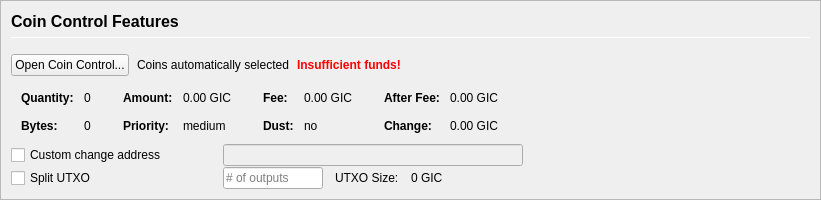
         <widget class="QFrame" name="frameCoinControl">
          <property name="sizePolicy">
           <sizepolicy hsizetype="Expanding" vsizetype="Expanding">
            <horstretch>0</horstretch>
            <verstretch>0</verstretch>
           </sizepolicy>
          </property>
          <property name="maximumSize">
           <size>
            <width>16777215</width>
            <height>16777215</height>
           </size>
          </property>
          <property name="frameShape">
           <enum>QFrame::StyledPanel</enum>
          </property>
          <property name="frameShadow">
           <enum>QFrame::Sunken</enum>
          </property>
          <layout class="QVBoxLayout" name="verticalLayoutCoinControl2">
           <property name="spacing">
            <number>0</number>
           </property>
           <property name="margin">
            <number>0</number>
           </property>
           <item>
            <widget class="QFrame" name="frameCoinControl_BG">
             <layout class="QVBoxLayout" name="verticalLayoutCoinControl" stretch="0,0,0,0,0,0">
              <property name="spacing">
               <number>1</number>
              </property>
              <property name="leftMargin">
               <number>10</number>
              </property>
              <property name="topMargin">
               <number>10</number>
              </property>
              <item>
               <layout class="QHBoxLayout" name="horizontalLayoutCoinControl1">
                <property name="bottomMargin">
                 <number>15</number>
                </property>
                <item>
                 <layout class="QVBoxLayout" name="verticalLayout_3">
                  <property name="spacing">
                   <number>6</number>
                  </property>
                  <item>
                   <widget class="QLabel" name="labelCoinControlFeatures">
                    <property name="sizePolicy">
                     <sizepolicy hsizetype="Preferred" vsizetype="Maximum">
                      <horstretch>0</horstretch>
                      <verstretch>0</verstretch>
                     </sizepolicy>
                    </property>
                    <property name="minimumSize">
                     <size>
                      <width>0</width>
                      <height>20</height>
                     </size>
                    </property>
                    <property name="font">
                     <font>
                      <pointsize>12</pointsize>
                      <weight>75</weight>
                      <bold>true</bold>
                     </font>
                    </property>
                    <property name="styleSheet">
                     <string notr="true">font-weight:bold;</string>
                    </property>
                    <property name="text">
                     <string>Coin Control Features</string>
                    </property>
                   </widget>
                  </item>
                  <item>
                   <widget class="Line" name="line">
                    <property name="minimumSize">
                     <size>
                      <width>0</width>
                      <height>1</height>
                     </size>
                    </property>
                    <property name="maximumSize">
                     <size>
                      <width>16777215</width>
                      <height>1</height>
                     </size>
                    </property>
                    <property name="orientation">
                     <enum>Qt::Horizontal</enum>
                    </property>
                   </widget>
                  </item>
                 </layout>
                </item>
               </layout>
              </item>
              <item>
               <layout class="QHBoxLayout" name="horizontalLayoutCoinControl2" stretch="0,0,0,0">
                <property name="spacing">
                 <number>8</number>
                </property>
                <property name="bottomMargin">
                 <number>10</number>
                </property>
                <item>
                 <widget class="QPushButton" name="pushButtonCoinControl">
                  <property name="styleSheet">
                   <string notr="true"/>
                  </property>
                  <property name="text">
                   <string>Open Coin Control...</string>
                  </property>
                  <property name="autoDefault">
                   <bool>false</bool>
                  </property>
                 </widget>
                </item>
                <item>
                 <widget class="QLabel" name="labelCoinControlAutomaticallySelected">
                  <property name="text">
                   <string>Coins automatically selected</string>
                  </property>
                  <property name="margin">
                   <number>5</number>
                  </property>
                 </widget>
                </item>
                <item>
                 <widget class="QLabel" name="labelCoinControlInsuffFunds">
                  <property name="font">
                   <font>
                    <weight>75</weight>
                    <bold>true</bold>
                   </font>
                  </property>
                  <property name="styleSheet">
                   <string notr="true">color:red;font-weight:bold;</string>
                  </property>
                  <property name="text">
                   <string>Insufficient funds!</string>
                  </property>
                  <property name="margin">
                   <number>5</number>
                  </property>
                 </widget>
                </item>
                <item>
                 <spacer name="horizontalSpacerCoinControl">
                  <property name="orientation">
                   <enum>Qt::Horizontal</enum>
                  </property>
                  <property name="sizeHint" stdset="0">
                   <size>
                    <width>40</width>
                    <height>1</height>
                   </size>
                  </property>
                 </spacer>
                </item>
               </layout>
              </item>
              <item>
               <widget class="QWidget" name="widgetCoinControl" native="true">
                <property name="sizePolicy">
                 <sizepolicy hsizetype="Preferred" vsizetype="Preferred">
                  <horstretch>0</horstretch>
                  <verstretch>0</verstretch>
                 </sizepolicy>
                </property>
                <property name="minimumSize">
                 <size>
                  <width>0</width>
                  <height>0</height>
                 </size>
                </property>
                <property name="styleSheet">
                 <string notr="true"/>
                </property>
                <layout class="QHBoxLayout" name="horizontalLayoutCoinControl5">
                 <property name="margin">
                  <number>0</number>
                 </property>
                 <item>
                  <layout class="QHBoxLayout" name="horizontalLayoutCoinControl3" stretch="0,0,0,1">
                   <property name="spacing">
                    <number>20</number>
                   </property>
                   <property name="topMargin">
                    <number>0</number>
                   </property>
                   <property name="bottomMargin">
                    <number>10</number>
                   </property>
                   <item>
                    <layout class="QFormLayout" name="formLayoutCoinControl1">
                     <property name="horizontalSpacing">
                      <number>10</number>
                     </property>
                     <property name="verticalSpacing">
                      <number>14</number>
                     </property>
                     <property name="leftMargin">
                      <number>10</number>
                     </property>
                     <property name="topMargin">
                      <number>4</number>
                     </property>
                     <property name="rightMargin">
                      <number>6</number>
                     </property>
                     <item row="0" column="0">
                      <widget class="QLabel" name="labelCoinControlQuantityText">
                       <property name="font">
                        <font>
                         <weight>75</weight>
                         <bold>true</bold>
                        </font>
                       </property>
                       <property name="text">
                        <string>Quantity:</string>
                       </property>
                       <property name="margin">
                        <number>0</number>
                       </property>
                      </widget>
                     </item>
                     <item row="0" column="1">
                      <widget class="QLabel" name="labelCoinControlQuantity">
                       <property name="cursor">
                        <cursorShape>IBeamCursor</cursorShape>
                       </property>
                       <property name="contextMenuPolicy">
                        <enum>Qt::ActionsContextMenu</enum>
                       </property>
                       <property name="text">
                        <string notr="true">0</string>
                       </property>
                       <property name="margin">
                        <number>0</number>
                       </property>
                       <property name="textInteractionFlags">
                        <set>Qt::LinksAccessibleByMouse|Qt::TextSelectableByKeyboard|Qt::TextSelectableByMouse</set>
                       </property>
                      </widget>
                     </item>
                     <item row="1" column="0">
                      <widget class="QLabel" name="labelCoinControlBytesText">
                       <property name="font">
                        <font>
                         <weight>75</weight>
                         <bold>true</bold>
                        </font>
                       </property>
                       <property name="text">
                        <string>Bytes:</string>
                       </property>
                      </widget>
                     </item>
                     <item row="1" column="1">
                      <widget class="QLabel" name="labelCoinControlBytes">
                       <property name="cursor">
                        <cursorShape>IBeamCursor</cursorShape>
                       </property>
                       <property name="contextMenuPolicy">
                        <enum>Qt::ActionsContextMenu</enum>
                       </property>
                       <property name="text">
                        <string notr="true">0</string>
                       </property>
                       <property name="textInteractionFlags">
                        <set>Qt::LinksAccessibleByMouse|Qt::TextSelectableByKeyboard|Qt::TextSelectableByMouse</set>
                       </property>
                      </widget>
                     </item>
                    </layout>
                   </item>
                   <item>
                    <layout class="QFormLayout" name="formLayoutCoinControl2">
                     <property name="horizontalSpacing">
                      <number>10</number>
                     </property>
                     <property name="verticalSpacing">
                      <number>14</number>
                     </property>
                     <property name="leftMargin">
                      <number>6</number>
                     </property>
                     <property name="topMargin">
                      <number>4</number>
                     </property>
                     <property name="rightMargin">
                      <number>6</number>
                     </property>
                     <item row="0" column="0">
                      <widget class="QLabel" name="labelCoinControlAmountText">
                       <property name="font">
                        <font>
                         <weight>75</weight>
                         <bold>true</bold>
                        </font>
                       </property>
                       <property name="text">
                        <string>Amount:</string>
                       </property>
                       <property name="margin">
                        <number>0</number>
                       </property>
                      </widget>
                     </item>
                     <item row="0" column="1">
                      <widget class="QLabel" name="labelCoinControlAmount">
                       <property name="cursor">
                        <cursorShape>IBeamCursor</cursorShape>
                       </property>
                       <property name="contextMenuPolicy">
                        <enum>Qt::ActionsContextMenu</enum>
                       </property>
                       <property name="text">
                        <string notr="true">0.00 GIC</string>
                       </property>
                       <property name="textInteractionFlags">
                        <set>Qt::LinksAccessibleByMouse|Qt::TextSelectableByKeyboard|Qt::TextSelectableByMouse</set>
                       </property>
                      </widget>
                     </item>
                     <item row="1" column="0">
                      <widget class="QLabel" name="labelCoinControlPriorityText">
                       <property name="font">
                        <font>
                         <weight>75</weight>
                         <bold>true</bold>
                        </font>
                       </property>
                       <property name="text">
                        <string>Priority:</string>
                       </property>
                      </widget>
                     </item>
                     <item row="1" column="1">
                      <widget class="QLabel" name="labelCoinControlPriority">
                       <property name="cursor">
                        <cursorShape>IBeamCursor</cursorShape>
                       </property>
                       <property name="contextMenuPolicy">
                        <enum>Qt::ActionsContextMenu</enum>
                       </property>
                       <property name="text">
                        <string>medium</string>
                       </property>
                       <property name="textInteractionFlags">
                        <set>Qt::LinksAccessibleByMouse|Qt::TextSelectableByKeyboard|Qt::TextSelectableByMouse</set>
                       </property>
                      </widget>
                     </item>
                    </layout>
                   </item>
                   <item>
                    <layout class="QFormLayout" name="formLayoutCoinControl3">
                     <property name="horizontalSpacing">
                      <number>10</number>
                     </property>
                     <property name="verticalSpacing">
                      <number>14</number>
                     </property>
                     <property name="leftMargin">
                      <number>6</number>
                     </property>
                     <property name="topMargin">
                      <number>4</number>
                     </property>
                     <property name="rightMargin">
                      <number>6</number>
                     </property>
                     <item row="0" column="0">
                      <widget class="QLabel" name="labelCoinControlFeeText">
                       <property name="font">
                        <font>
                         <weight>75</weight>
                         <bold>true</bold>
                        </font>
                       </property>
                       <property name="text">
                        <string>Fee:</string>
                       </property>
                       <property name="margin">
                        <number>0</number>
                       </property>
                      </widget>
                     </item>
                     <item row="0" column="1">
                      <widget class="QLabel" name="labelCoinControlFee">
                       <property name="cursor">
                        <cursorShape>IBeamCursor</cursorShape>
                       </property>
                       <property name="contextMenuPolicy">
                        <enum>Qt::ActionsContextMenu</enum>
                       </property>
                       <property name="text">
                        <string notr="true">0.00 GIC</string>
                       </property>
                       <property name="textInteractionFlags">
                        <set>Qt::LinksAccessibleByMouse|Qt::TextSelectableByKeyboard|Qt::TextSelectableByMouse</set>
                       </property>
                      </widget>
                     </item>
                     <item row="1" column="0">
                      <widget class="QLabel" name="labelCoinControlLowOutputText">
                       <property name="font">
                        <font>
                         <weight>75</weight>
                         <bold>true</bold>
                        </font>
                       </property>
                       <property name="text">
                        <string>Dust:</string>
                       </property>
                      </widget>
                     </item>
                     <item row="1" column="1">
                      <widget class="QLabel" name="labelCoinControlLowOutput">
                       <property name="cursor">
                        <cursorShape>IBeamCursor</cursorShape>
                       </property>
                       <property name="contextMenuPolicy">
                        <enum>Qt::ActionsContextMenu</enum>
                       </property>
                       <property name="text">
                        <string>no</string>
                       </property>
                       <property name="textInteractionFlags">
                        <set>Qt::LinksAccessibleByMouse|Qt::TextSelectableByKeyboard|Qt::TextSelectableByMouse</set>
                       </property>
                      </widget>
                     </item>
                    </layout>
                   </item>
                   <item>
                    <layout class="QFormLayout" name="formLayoutCoinControl4">
                     <property name="horizontalSpacing">
                      <number>10</number>
                     </property>
                     <property name="verticalSpacing">
                      <number>14</number>
                     </property>
                     <property name="leftMargin">
                      <number>6</number>
                     </property>
                     <property name="topMargin">
                      <number>4</number>
                     </property>
                     <property name="rightMargin">
                      <number>6</number>
                     </property>
                     <item row="0" column="0">
                      <widget class="QLabel" name="labelCoinControlAfterFeeText">
                       <property name="font">
                        <font>
                         <weight>75</weight>
                         <bold>true</bold>
                        </font>
                       </property>
                       <property name="text">
                        <string>After Fee:</string>
                       </property>
                       <property name="margin">
                        <number>0</number>
                       </property>
                      </widget>
                     </item>
                     <item row="0" column="1">
                      <widget class="QLabel" name="labelCoinControlAfterFee">
                       <property name="cursor">
                        <cursorShape>IBeamCursor</cursorShape>
                       </property>
                       <property name="contextMenuPolicy">
                        <enum>Qt::ActionsContextMenu</enum>
                       </property>
                       <property name="text">
                        <string notr="true">0.00 GIC</string>
                       </property>
                       <property name="textInteractionFlags">
                        <set>Qt::LinksAccessibleByMouse|Qt::TextSelectableByKeyboard|Qt::TextSelectableByMouse</set>
                       </property>
                      </widget>
                     </item>
                     <item row="1" column="0">
                      <widget class="QLabel" name="labelCoinControlChangeText">
                       <property name="font">
                        <font>
                         <weight>75</weight>
                         <bold>true</bold>
                        </font>
                       </property>
                       <property name="text">
                        <string>Change:</string>
                       </property>
                      </widget>
                     </item>
                     <item row="1" column="1">
                      <widget class="QLabel" name="labelCoinControlChange">
                       <property name="cursor">
                        <cursorShape>IBeamCursor</cursorShape>
                       </property>
                       <property name="contextMenuPolicy">
                        <enum>Qt::ActionsContextMenu</enum>
                       </property>
                       <property name="text">
                        <string notr="true">0.00 GIC</string>
                       </property>
                       <property name="textInteractionFlags">
                        <set>Qt::LinksAccessibleByMouse|Qt::TextSelectableByKeyboard|Qt::TextSelectableByMouse</set>
                       </property>
                      </widget>
                     </item>
                    </layout>
                   </item>
                  </layout>
                 </item>
                </layout>
               </widget>
              </item>
              <item>
               <layout class="QHBoxLayout" name="horizontalLayoutCoinControl4">
                <property name="spacing">
                 <number>12</number>
                </property>
                <property name="sizeConstraint">
                 <enum>QLayout::SetDefaultConstraint</enum>
                </property>
                <property name="topMargin">
                 <number>0</number>
                </property>
                <property name="rightMargin">
                 <number>0</number>
                </property>
                <item>
                 <widget class="QCheckBox" name="checkBoxCoinControlChange">
                  <property name="sizePolicy">
                   <sizepolicy hsizetype="Preferred" vsizetype="Preferred">
                    <horstretch>0</horstretch>
                    <verstretch>0</verstretch>
                   </sizepolicy>
                  </property>
                  <property name="minimumSize">
                   <size>
                    <width>200</width>
                    <height>0</height>
                   </size>
                  </property>
                  <property name="maximumSize">
                   <size>
                    <width>200</width>
                    <height>16777215</height>
                   </size>
                  </property>
                  <property name="toolTip">
                   <string>If this is activated, but the change address is empty or invalid, change will be sent to a newly generated address.</string>
                  </property>
                  <property name="text">
                   <string>Custom change address</string>
                  </property>
                 </widget>
                </item>
                <item>
                 <widget class="QValidatedLineEdit" name="lineEditCoinControlChange">
                  <property name="enabled">
                   <bool>false</bool>
                  </property>
                  <property name="sizePolicy">
                   <sizepolicy hsizetype="Preferred" vsizetype="Preferred">
                    <horstretch>0</horstretch>
                    <verstretch>0</verstretch>
                   </sizepolicy>
                  </property>
                  <property name="minimumSize">
                   <size>
                    <width>300</width>
                    <height>0</height>
                   </size>
                  </property>
                 </widget>
                </item>
                <item>
                 <widget class="QLabel" name="labelCoinControlChangeLabel">
                  <property name="sizePolicy">
                   <sizepolicy hsizetype="Preferred" vsizetype="Preferred">
                    <horstretch>0</horstretch>
                    <verstretch>0</verstretch>
                   </sizepolicy>
                  </property>
                  <property name="minimumSize">
                   <size>
                    <width>100</width>
                    <height>0</height>
                   </size>
                  </property>
                  <property name="text">
                   <string/>
                  </property>
                  <property name="margin">
                   <number>3</number>
                  </property>
                 </widget>
                </item>
               </layout>
              </item>
              <item>
               <layout class="QHBoxLayout" name="horizontalLayoutCoinControl6">
                <property name="spacing">
                 <number>12</number>
                </property>
                <property name="rightMargin">
                 <number>0</number>
                </property>
                <item>
                 <widget class="QCheckBox" name="splitBlockCheckBox">
                  <property name="sizePolicy">
                   <sizepolicy hsizetype="Preferred" vsizetype="Preferred">
                    <horstretch>0</horstretch>
                    <verstretch>0</verstretch>
                   </sizepolicy>
                  </property>
                  <property name="minimumSize">
                   <size>
                    <width>200</width>
                    <height>0</height>
                   </size>
                  </property>
                  <property name="maximumSize">
                   <size>
                    <width>200</width>
                    <height>16777215</height>
                   </size>
                  </property>
                  <property name="text">
                   <string>Split UTXO</string>
                  </property>
                 </widget>
                </item>
                <item>
                 <widget class="QLineEdit" name="splitBlockLineEdit">
                  <property name="sizePolicy">
                   <sizepolicy hsizetype="Preferred" vsizetype="Preferred">
                    <horstretch>50</horstretch>
                    <verstretch>0</verstretch>
                   </sizepolicy>
                  </property>
                  <property name="minimumSize">
                   <size>
                    <width>100</width>
                    <height>0</height>
                   </size>
                  </property>
                  <property name="maximumSize">
                   <size>
                    <width>100</width>
                    <height>16777215</height>
                   </size>
                  </property>
                  <property name="placeholderText">
                   <string># of outputs</string>
                  </property>
                 </widget>
                </item>
                <item>
                 <widget class="QLabel" name="labelBlockSizeText">
                  <property name="text">
                   <string>UTXO Size:</string>
                  </property>
                 </widget>
                </item>
                <item>
                 <widget class="QLabel" name="labelBlockSize">
                  <property name="text">
                   <string>0 GIC</string>
                  </property>
                 </widget>
                </item>
                <item>
                 <spacer name="horizontalSpacer_7">
                  <property name="orientation">
                   <enum>Qt::Horizontal</enum>
                  </property>
                  <property name="sizeHint" stdset="0">
                   <size>
                    <width>40</width>
                    <height>20</height>
                   </size>
                  </property>
                 </spacer>
                </item>
               </layout>
              </item>
              <item>
               <spacer name="verticalSpacerCoinControl">
                <property name="orientation">
                 <enum>Qt::Vertical</enum>
                </property>
                <property name="sizeHint" stdset="0">
                 <size>
                  <width>800</width>
                  <height>1</height>
                 </size>
                </property>
               </spacer>
              </item>
             </layout>
            </widget>
           </item>
          </layout>
         </widget>
